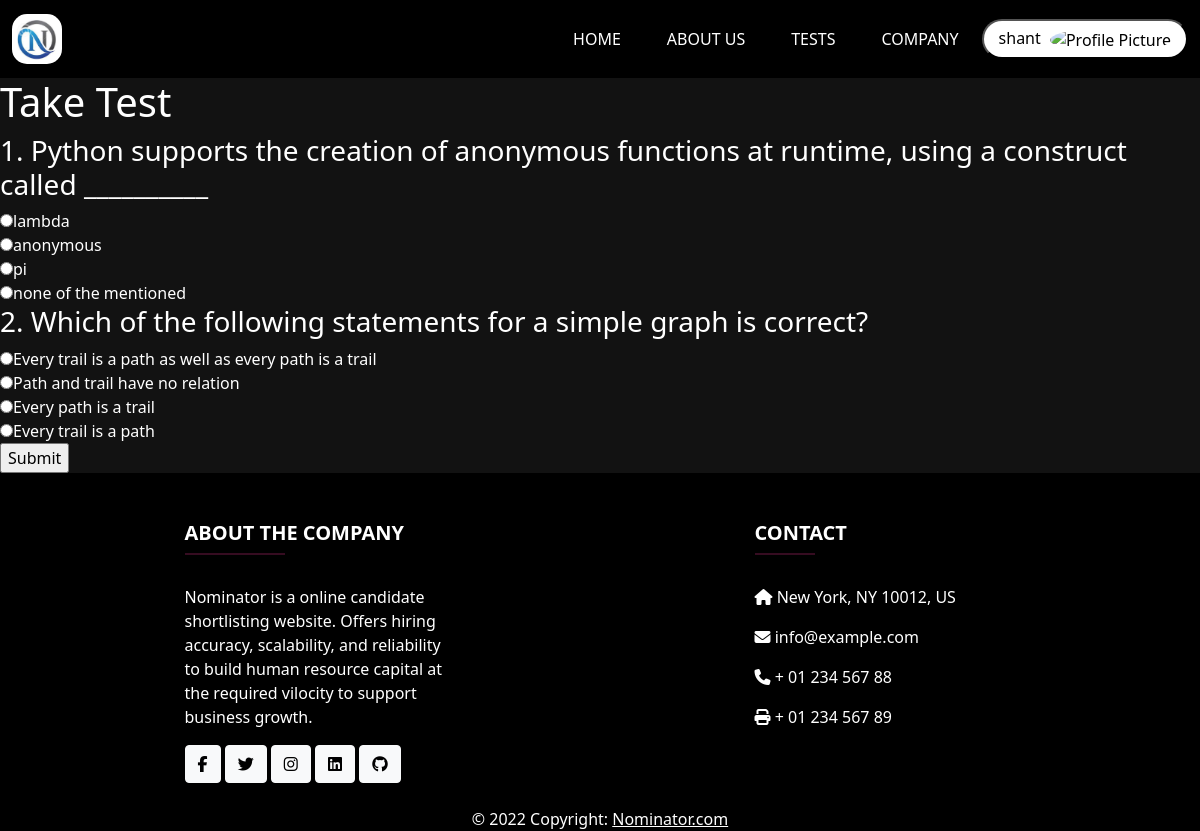
The app's page /take-test/2 (signed in) with its own data.
### models.py (models this page shows, shortened)
class Candidate(db.Model, UserMixin):
    username = db.Column(db.String(100), primary_key=True)
    email = db.Column(db.String(100), unique=True, nullable=False)
    password = db.Column(db.String(100), unique=True, nullable=False)
    firstname = db.Column(db.String(100), nullable=False)
    lastname = db.Column(db.String(100))
    linkedin = db.Column(db.String(100))
    github = db.Column(db.String(100))
    resume = db.Column(db.String(200), default=False)
    gender = db.Column(db.Enum(CandidateGender))
    about_me = db.Column(db.String(500), nullable = True)
    profile_pic = db.Column(db.String(200) , nullable = True , default = 'default_pic.jpg')
    skills = db.relationship('Skill', secondary="candidate_skills", backref='candidate', lazy=True)

class TechnicalQuestion(db.Model):
    id = db.Column(db.Integer, primary_key=True)
    question = db.Column(db.String(2000), nullable=False)
    category = db.Column(db.String(500), nullable=False)
    owner_company = db.Column(db.String(100), db.ForeignKey("company.username"))
    difficulty = db.Column(db.Enum(Difficulty))
    option1 = db.Column(db.String(2000), nullable=False)
    option2 = db.Column(db.String(2000), nullable=False)
    option3 = db.Column(db.String(2000), nullable=False)
    correctoption = db.Column(db.String(2000), nullable=False)
    is_public = db.Column(db.Boolean, nullable=False)

### views.py (the view, shortened to what this page needs)
@app.route('/take-test/<test_id>' , methods=['GET', 'POST'])
@login_required
def take_test(test_id):
    if current_user.__class__ == models.Candidate:
        technicaltest = TechnicalTest.query.filter_by(id=test_id).first()
        if not technicaltest:
            abort(404)
        if not technicaltest.is_public :
            flash('You are not authorized to access this test!', 'danger')
            return redirect(url_for('tests'))
        return render_template('taketest.html', technicaltest=technicaltest)
    else:
        return ("YOU ARE NOT ELIGIBLE TO TAKE THE TEST")

### app.py (called while the page is built)
@login_manager.user_loader
def load_user(username):
    user = Company.query.filter_by(username=username).first()
    if not user:
        user = Candidate.query.filter_by(username=username).first()
    return user

def shuffle_list(lst):
    shuffle(lst)
    return lst

def _enumerate(seq):
    return enumerate(seq)

### templates/taketest.html (shortened to what this page needs)
{% extends 'base.html' %}
{% block body %}
<h1>Take Test</h1>
	<form method="POST">
		{% for i, question in technicaltest.questions|enumerate %}
		<div class="question">
			<h3>{{ i + 1 }}. {{ question.question }}</h3>
			{% set options = [question.option1, question.option2, question.option3, question.correctoption]|shuffle %}
			{% for option in options %}
			<input type="radio" name="question-{{ question.id }}" value="{{ option }}">{{ option }}<br>
			{% endfor %}
		</div>
		{% endfor %}
		<input type="submit" value="Submit">
	</form>
{% endblock %}

### templates/navbar.html (shortened to what this page needs)
{% block css %}
    <link rel="stylesheet" href="{{url_for('static', filename='css/navbar.css')}}">
{% endblock %}
<nav class="navbar sticky-top navbar-expand-md navbar-light bg-dark">
    <div class="container-fluid">
        <a href="/" class="navbar-brand">
            <img id="logo" src="{{url_for('static', filename='img/logo.png')}}" width="50" height="50" alt="CoolBrand">
        </a>
        <div class="collapse navbar-collapse" id="navbarCollapse">
            <div class="navbar-nav ms-auto">
                <a href="/" id="clickid1" class="nav-item nav-link">Home</a>
                <a href="/about" id="clickid2" class="nav-item nav-link">About Us</a>
                <a href="/tests" id="clickid3" class="nav-item nav-link">Tests</a>
                <a href="/company" id="clickid4" class="nav-item nav-link">Company</a>
                {% if current_user.is_authenticated %}
                {% if user_class == 'company' %}
                <div class="profile-div">
                    <button class="btn-profile nav-item" onclick="showDropdown()">
                        {{current_user.company_name}}<img src="/uploads/ProfilePic/{{ company_logo }}" class="pro-pic" alt="Profile Picture" >
                    </button>
                    <div class="dropdown-profile">
                        <a class="dropdown-content" href="{{url_for('Company_profile' , username = current_user.username) }}">Profile</a>
                        <a class="dropdown-content" href="{{ url_for('auth.logout') }}">Logout</a>
                    </div>
                </div>
                {% elif user_class == 'candidate' %}
                <div class="profile-div">
                    <button class="btn-profile nav-item" onclick="showDropdown()">
                        {{current_user.username}}
                        {% if profile_pic %}
                        <img src="/uploads/ProfilePic/{{ profile_pic }}" class="pro-pic" alt="Profile Picture" >
                        {% else %}
                        <img src="/static/img/default_user.png" class="pro-pic" alt="Profile Picture" >
                        {% endif %}
                    </button>
                </div>
                {% endif %}
                {% endif %}
            </div>
        </div>
    </div>
</nav>

### static/css/navbar.css (style rules this page uses)
body { background-color: #121212; color: white; }
#logo { border-radius: 15px; }
.navbar { background-color: black !important; }
.nav-link { color: white !important; text-transform: uppercase; margin: 0 15px; display: inline-block; position: relative; }
.nav-link:after { content: ''; position: absolute; width: 100%; transform: scaleX(0); height: 3px; bottom: 0; left: 0; background-color: #d63384; transform-origin: bottom right; transition: transform 0.50s ease-out; }
.navbar-nav { align-items: center; margin: 1% 0; }
.pro-pic { width: 28px; height: 28px; margin-left: 5px; border-radius: 50%; }
.btn-profile { border-radius: 40px; background-color: white ; color: black; padding: 5px 15px; }

### records on screen
Candidate: username "shant"
TechnicalQuestion: i "1", question "Python supports the creation of anonymous functions at runtime, using a construct called __________", correctoption "lambda", option2 "anonymous", option1 "pi", option3 "none of the mentioned"
TechnicalQuestion: i+1 "2", question "Which of the following statements for a simple graph is correct?", option2 "Every trail is a path as well as every path is a trail", option3 "Path and trail have no relation", correctoption "Every path is a trail", option1 "Every trail is a path"
